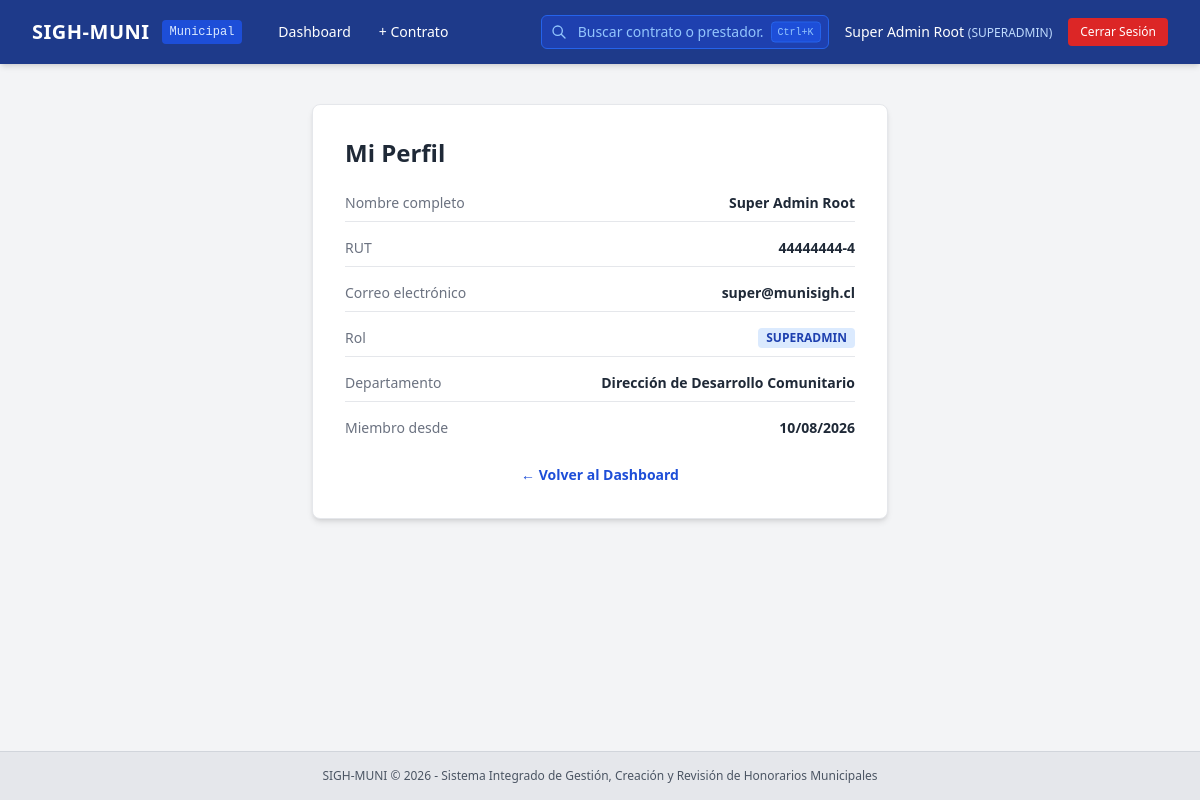
Screenshot of /auth/profile (signed in) with the database file from the repository.
### app/models/user.py (models this page shows, shortened)
class User(db.Model):
    __tablename__ = 'users'
    id = db.Column(db.Integer, primary_key=True, autoincrement=True)
    rut = db.Column(db.String(20), nullable=False, unique=True)
    first_name = db.Column(db.String(100), nullable=False)
    last_name = db.Column(db.String(100), nullable=False)
    email = db.Column(db.String(120), nullable=False, unique=True)
    password_hash = db.Column(db.String(255), nullable=False)
    role = db.Column(db.String(50), nullable=False)  # SUPERADMIN, ADMIN_RRHH, JEFE_DEPTO, FINANZAS_CONTROL
    department_id = db.Column(db.Integer, db.ForeignKey('departments.id', ondelete='SET NULL'), nullable=True)
    is_active = db.Column(db.Integer, nullable=False, default=1)
    created_at = db.Column(db.DateTime, nullable=False, default=datetime.utcnow)
    @property
    def full_name(self):
        return f"{self.first_name} {self.last_name}"

class Department(db.Model):
    __tablename__ = 'departments'
    id = db.Column(db.Integer, primary_key=True, autoincrement=True)
    code = db.Column(db.String(50), nullable=False, unique=True)
    name = db.Column(db.String(150), nullable=False)
    cost_center = db.Column(db.String(50), nullable=True)
    is_active = db.Column(db.Integer, nullable=False, default=1)
    created_at = db.Column(db.DateTime, nullable=False, default=datetime.utcnow)
    users = db.relationship('User', backref='department', lazy=True)

### app/auth/routes.py (the view)
@auth_bp.route('/profile')
@login_required
def profile():
    user = get_current_user()
    return render_template('auth/profile.html', user=user)

### app/__init__.py (called while the page is built)
def create_app(config_class=Config):
    app = Flask(__name__)
    app.config.from_object(config_class)
    os.makedirs(app.config['UPLOAD_FOLDER'], exist_ok=True)
    db.init_app(app)
    migrate.init_app(app, db)
    if 'sqlite' in app.config['SQLALCHEMY_DATABASE_URI']:
        from sqlalchemy import event
        from sqlalchemy.engine import Engine
        @event.listens_for(Engine, "connect")
        def set_sqlite_pragma(dbapi_connection, connection_record):
            cursor = dbapi_connection.cursor()
            cursor.execute("PRAGMA foreign_keys=ON;")
            cursor.close()
    from app.auth.routes import auth_bp
    app.register_blueprint(auth_bp, url_prefix='/auth')
    from app.routes import register_routes
    register_routes(app)
    return app

### app/auth/utils.py (called while the page is built)
def login_required(f):
    @wraps(f)
    def decorated_function(*args, **kwargs):
        if 'user_id' not in session:
            flash('Debes iniciar sesión para acceder a esta sección.', 'warning')
            return redirect(url_for('auth.login', next=request.url))
        return f(*args, **kwargs)
    return decorated_function

def get_current_user():
    if 'user_id' in session:
        return User.query.get(session['user_id'])
    return None

### app/templates/auth/profile.html (shortened to what this page needs)
{% extends "base.html" %}
{% block content %}
<div class="max-w-xl mx-auto bg-white p-8 rounded-lg shadow-md border border-gray-200">
    <h1 class="text-2xl font-bold text-gray-800 mb-6">Mi Perfil</h1>
    <div class="space-y-4 text-sm">
        <div class="flex justify-between border-b pb-2">
            <span class="text-gray-500">Nombre completo</span>
            <span class="font-semibold">{{ user.full_name }}</span>
        </div>
        <div class="flex justify-between border-b pb-2">
            <span class="text-gray-500">RUT</span>
            <span class="font-semibold">{{ user.rut }}</span>
        </div>
        <div class="flex justify-between border-b pb-2">
            <span class="text-gray-500">Correo electrónico</span>
            <span class="font-semibold">{{ user.email }}</span>
        </div>
        <div class="flex justify-between border-b pb-2">
            <span class="text-gray-500">Rol</span>
            <span class="font-semibold px-2 py-0.5 bg-blue-100 text-blue-800 rounded text-xs">{{ user.role }}</span>
        </div>
        <div class="flex justify-between border-b pb-2">
            <span class="text-gray-500">Departamento</span>
            <span class="font-semibold">{{ user.department.name if user.department else '—' }}</span>
        </div>
        <div class="flex justify-between">
            <span class="text-gray-500">Miembro desde</span>
            <span class="font-semibold">{{ user.created_at.strftime('%d/%m/%Y') }}</span>
        </div>
    </div>
    <div class="mt-6 text-center">
        <a href="{{ url_for('dashboard.index') }}" class="text-blue-700 hover:underline text-sm font-semibold">← Volver al Dashboard</a>
    </div>
</div>
{% endblock %}

### app/templates/base.html (shortened to what this page needs)
<!DOCTYPE html>
<html lang="es">
<head>
    <script src="https://cdn.tailwindcss.com"></script>
</head>
<body class="bg-gray-100 min-h-screen text-gray-800 flex flex-col font-sans">
    <nav class="bg-blue-900 text-white shadow-md relative z-50">
        <div class="max-w-7xl mx-auto px-4 sm:px-6 lg:px-8">
            <div class="flex items-center justify-between h-16">
                <div class="flex items-center space-x-6">
                    <a href="{{ url_for('dashboard.index') }}" class="flex items-center space-x-3">
                        <span class="font-bold text-xl tracking-wide">{{ g.municipio_nombre | default('SIGH-MUNI') }}</span>
                        <span class="text-xs bg-blue-700 px-2 py-1 rounded text-blue-100 font-mono">{{ g.municipio_region | default('Municipal') }}</span>
                    </a>
                    {% if session.get('user_id') %}
                    <div class="hidden md:flex items-center space-x-1 text-sm">
                        <a href="{{ url_for('dashboard.index') }}" class="px-3 py-2 rounded hover:bg-blue-800 transition">Dashboard</a>
                        <a href="{{ url_for('contract_builder.create') }}" class="px-3 py-2 rounded hover:bg-blue-800 transition">+ Contrato</a>
                    </div>
                    {% endif %}
                </div>
                {% if session.get('user_id') %}
                <div class="flex items-center space-x-4">
                    <div class="relative" id="global_search_container">
                        <div class="relative">
                            <svg class="absolute left-2.5 top-1/2 -translate-y-1/2 w-4 h-4 text-blue-300" fill="none" stroke="currentColor" viewBox="0 0 24 24">
                                <path stroke-linecap="round" stroke-linejoin="round" stroke-width="2" d="M21 21l-6-6m2-5a7 7 0 11-14 0 7 7 0 0114 0z"/>
                            </svg>
                            <input type="text" id="global_search_input"
                                placeholder="Buscar contrato o prestador..."
                                autocomplete="off"
                                class="w-56 lg:w-72 pl-9 pr-16 py-1.5 bg-blue-800 border border-blue-600 rounded-md text-sm text-white placeholder-blue-300 focus:outline-none focus:ring-2 focus:ring-blue-400 focus:bg-blue-700 transition">
                            <kbd class="absolute right-2 top-1/2 -translate-y-1/2 text-[10px] bg-blue-700 text-blue-300 px-1.5 py-0.5 rounded border border-blue-600 font-mono">Ctrl+K</kbd>
                        </div>
                    </div>
                    <a href="{{ url_for('auth.profile') }}" class="text-sm font-medium hover:text-blue-200 transition">
                        {{ session.get('user_name') }}
                        <span class="text-xs text-blue-200">({{ session.get('user_role') }})</span>
                    </a>
                    <a href="{{ url_for('auth.logout') }}" class="bg-red-600 hover:bg-red-700 text-white text-xs px-3 py-1.5 rounded transition">
                        Cerrar Sesión
                    </a>
                </div>
                {% endif %}
            </div>
        </div>
    </nav>
    <main class="flex-grow max-w-7xl w-full mx-auto px-4 sm:px-6 lg:px-8 py-6">
        {% block content %}{% endblock %}
    </main>
    <footer class="bg-gray-200 text-center py-4 text-xs text-gray-600 border-t border-gray-300">
        {{ g.municipio_nombre | default('SIGH-MUNI') }} &copy; 2026 - Sistema Integrado de Gestión, Creación y Revisión de Honorarios Municipales
    </footer>
</body>
</html>

### rows the page displays
User: get "SUPERADMIN", full_name "Super Admin Root", rut "44444444-4", email "super@munisigh.cl", role "SUPERADMIN", created_at "10/08/2026"
Department: department "Dirección de Desarrollo Comunitario"

### other values shown
{{ g.municipio_nombre | default('SIGH-MUNI') }} "SIGH-MUNI"
{{ g.municipio_region | default('Municipal') }} "Municipal"
{{ session.get('user_name') }} "Super Admin Root"
